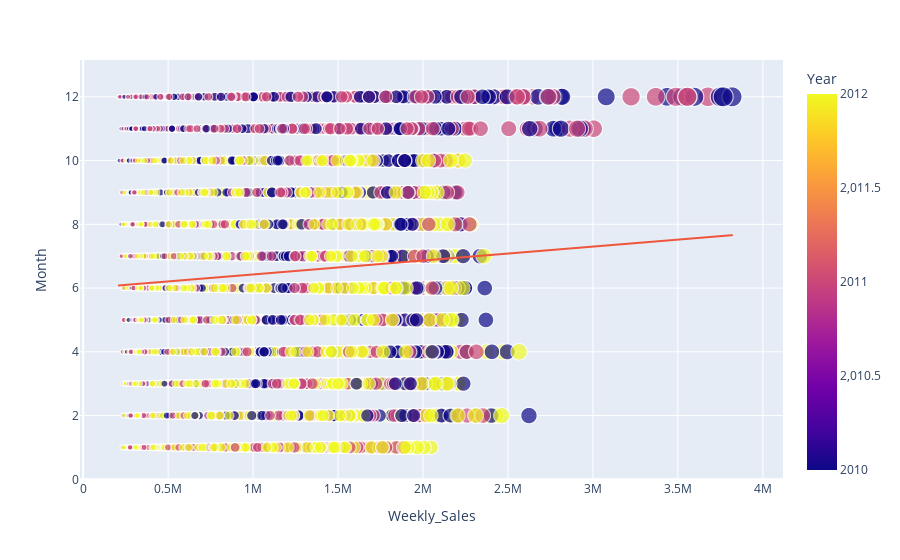

Source (notebook cell):
### Code cell
monthly_sales = df.groupby('Month')['Weekly_Sales'].sum()
figure = px.scatter(
    data_frame=df,
    x="Weekly_Sales",
    y="Month",
    color="Year",
    size="Weekly_Sales",  # Specify the column you want to use for size
    trendline="ols"
)
figure.show()

### Figure 1 — Plotly figure (JSON) as saved in the notebook; plotly's stock layout.template omitted (floating-point values rounded to 4 significant figures; data arrays with more than 128 entries replaced by an {"elided": "..."} marker saying what was removed)
{"data": [{"hovertemplate": "Weekly_Sales=%{marker.size}<br>Month=%{y}<br>Year=%{marker.color}<extra></extra>", "legendgroup": "", "marker": {"color": {"elided": "6435 int values"}, "coloraxis": "coloraxis", "size": {"elided": "6435 float values"}, "sizemode": "area", "sizeref": 9547.0, "symbol": "circle"}, "mode": "markers", "name": "", "showlegend": false, "type": "scattergl", "x": {"elided": "6435 float values"}, "xaxis": "x", "y": {"elided": "6435 int values"}, "yaxis": "y"}, {"hovertemplate": "<b>OLS trendline</b><br>Month = 4.36907e-07 * Weekly_Sales + 5.99013<br>R<sup>2</sup>=0.005798<br><br>Weekly_Sales=%{x}<br>Month=%{y} <b>(trend)</b><extra></extra>", "legendgroup": "", "marker": {"symbol": "circle"}, "mode": "lines", "name": "", "showlegend": false, "type": "scattergl", "x": {"elided": "6435 float values"}, "xaxis": "x", "y": {"elided": "6435 float values"}, "yaxis": "y"}], "layout": {"coloraxis": {"colorbar": {"title": {"text": "Year"}}, "colorscale": [[0, "#0d0887"], [0.1111, "#46039f"], [0.2222, "#7201a8"], [0.3333, "#9c179e"], [0.4444, "#bd3786"], [0.5556, "#d8576b"], [0.6667, "#ed7953"], [0.7778, "#fb9f3a"], [0.8889, "#fdca26"], [1, "#f0f921"]]}, "legend": {"itemsizing": "constant", "tracegroupgap": 0}, "margin": {"t": 60}, "xaxis": {"anchor": "y", "domain": [0, 1], "title": {"text": "Weekly_Sales"}}, "yaxis": {"anchor": "x", "domain": [0, 1], "title": {"text": "Month"}}}}
